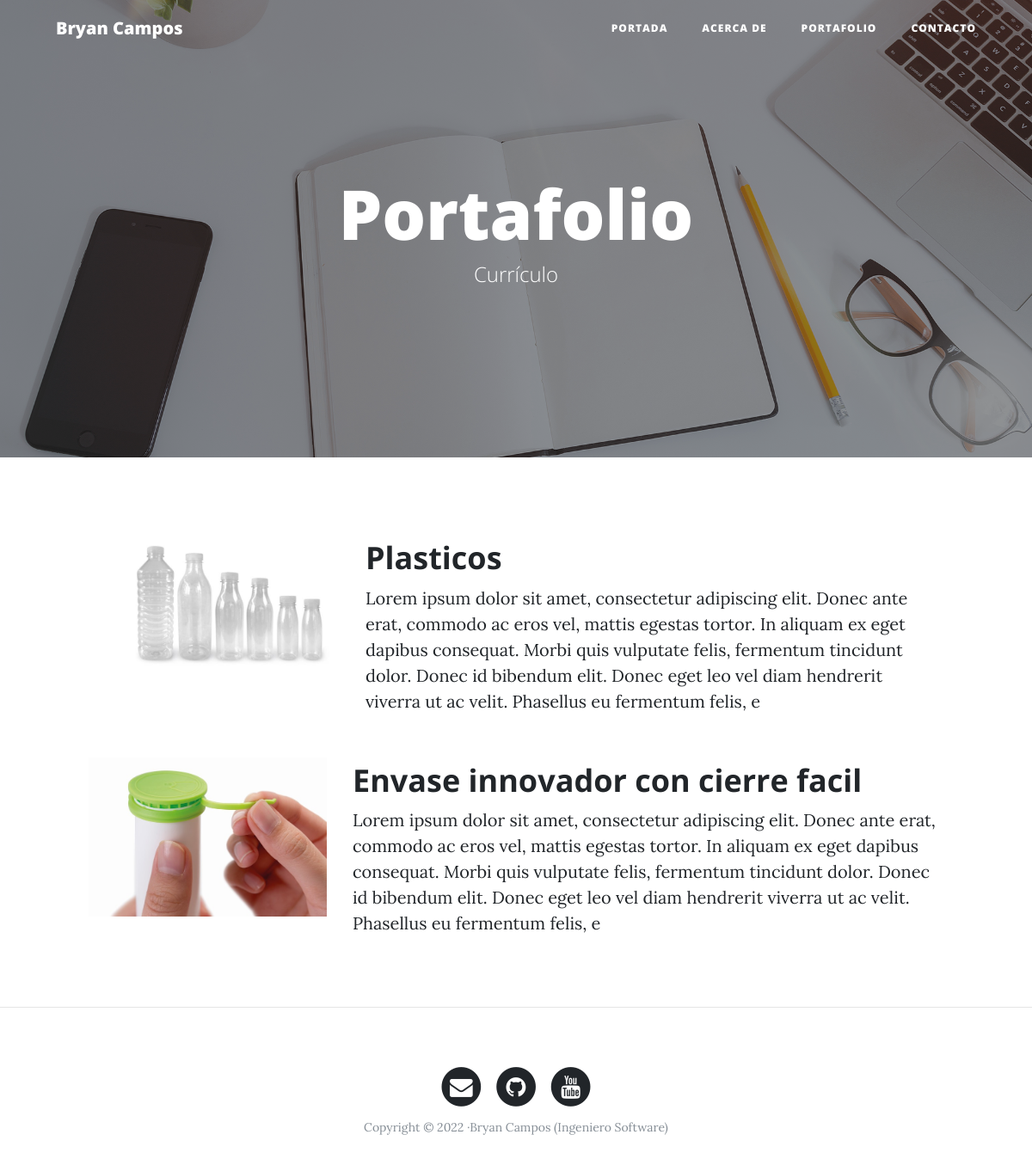
The page /portfolio/ on the database its author committed.
### portfolio/models.py (models this page shows, shortened)
class Project(models.Model):
    title = models.CharField(max_length=200, verbose_name = "Titulo")
    description = models.TextField(verbose_name = "Descripcion")
    image = models.ImageField(verbose_name = "Imagen", upload_to ="projects")
    created = models.DateTimeField(auto_now_add=True, verbose_name = "Fecha de creacion")
    updated = models.DateTimeField(auto_now=True, verbose_name = "Fecha de edicion")
    class Meta:
        verbose_name = "proyecto"
        verbose_name_plural = "proyectos"
        ordering = ["-created"]

### portfolio/views.py (the view)
# urls.py: path('portfolio/', portfolio_views.portfolio, name="portfolio"),
def portfolio(request):
    projects = Project.objects.all()
    return render(request, "portfolio/portfolio.html",{'projects':projects})

### portfolio/templates/portfolio/portfolio.html (shortened to what this page needs)
{% extends 'core/base.html'%}
{% block backgroud %}{% load static %}{% static 'core/img/portfolio-bg.jpg' %}{% endblock %}
{% block headers %}
<h1>Portafolio</h1>
	<span class="subheading">Currículo</span>
{% endblock %}
{% block content %}
	{% for project in projects %}
		<div class="row project">
			<div class="col-lg-3 col-md-4 offset-lg-1">
					<img class="img-fluid" src="{{project.image.url}}" alt="">
		</div>
		<div class="col-lg-7 col-md-8">
			<h2 class="section-heading title">{{project.title}}</h2>
			<p>{{project.description}}</p>
			</div>
		</div>
		</div>
	{% endfor %}
{% endblock %}

### core/templates/core/base.html (shortened to what this page needs)
<!DOCTYPE html>
<html lang="es">
  <head>
    {% load static %}
    <link href="{% static 'core/vendor/bootstrap/css/bootstrap.min.css' %}" rel="stylesheet">
    <link href="{% static 'core/vendor/font-awesome/css/font-awesome.min.css' %}" rel="stylesheet" type="text/css">
    <link href="{% static 'core/css/clean-blog.min.css' %}" rel="stylesheet">
  </head>
  <body>
    <nav class="navbar navbar-expand-lg navbar-light fixed-top" id="mainNav">
      <div class="container">
        <a class="navbar-brand" href="{%url 'home' %}">Bryan Campos</a>
        <div class="collapse navbar-collapse" id="navbarResponsive">
          <ul class="navbar-nav ml-auto">
            <li class="nav-item">
              <a class="nav-link" href="{%url 'home' %}">Portada</a>
            </li>
            <li class="nav-item">
              <a class="nav-link" href="{%url 'about' %}">Acerca de</a>
            </li>
            <li class="nav-item">
              <a class="nav-link" href="{%url 'portfolio' %}">Portafolio</a>
            </li>
            <li class="nav-item">
              <a class="nav-link" href="{%url 'contact' %}">Contacto</a>
            </li>
          </ul>
        </div>
      </div>
    </nav>
    <header class="masthead" style="background-image: url('{% block backgroud %}{% endblock %}')">
      <div class="overlay"></div>
      <div class="container">
        <div class="row">
          <div class="col-lg-8 col-md-10 mx-auto">
            <div class="site-heading">
                {% block  headers %}{% endblock %}
            </div>
          </div>
        </div>
      </div>
    </header>
    <div class="container">
      {% block content %}{% endblock %}
    {% if request.path != "/" %} <hr> {% endif %}
    <footer>
      <div class="container">
        <div class="row">
          <div class="col-lg-8 col-md-10 mx-auto">
            <ul class="list-inline text-center">
              <li class="list-inline-item">
                <a href="#">
                  <span class="fa-stack fa-lg">
                    <i class="fa fa-circle fa-stack-2x"></i>
                    <i class="fa fa-envelope fa-stack-1x fa-inverse"></i>
                  </span>
                </a>
              </li>
              <li class="list-inline-item">
                <a href="#">
                  <span class="fa-stack fa-lg">
                    <i class="fa fa-circle fa-stack-2x"></i>
                    <i class="fa fa-github fa-stack-1x fa-inverse"></i>
                  </span>
                </a>
              </li>
              <li class="list-inline-item">
                <a href="#">
                  <span class="fa-stack fa-lg">
                    <i class="fa fa-circle fa-stack-2x"></i>
                    <i class="fa fa-youtube fa-stack-1x fa-inverse"></i>
                  </span>
                </a>
              </li>
            </ul>
            <p class="copyright text-muted">Copyright &copy; 2022 ·Bryan Campos (Ingeniero Software) </p>
          </div>
        </div>
      </div>
    </footer>
  </body>
</html>

### rows shown on the page
Project: image (picture), title "Plasticos", description "Lorem ipsum dolor sit amet, consectetur adipiscing elit. Donec ante erat, commodo ac eros vel, mattis egestas tortor. In aliquam ex eget dapibus consequat. Morbi quis vulputate felis, fermentum tincidunt dolor. Donec id bibendum elit. Donec eget leo vel diam hendrerit viverra ut ac velit. Phasellus eu fermentum felis, e"
Project: image (picture), title "Envase innovador con cierre facil", description "Lorem ipsum dolor sit amet, consectetur adipiscing elit. Donec ante erat, commodo ac eros vel, mattis egestas tortor. In aliquam ex eget dapibus consequat. Morbi quis vulputate felis, fermentum tincidunt dolor. Donec id bibendum elit. Donec eget leo vel diam hendrerit viverra ut ac velit. Phasellus eu fermentum felis, e"
